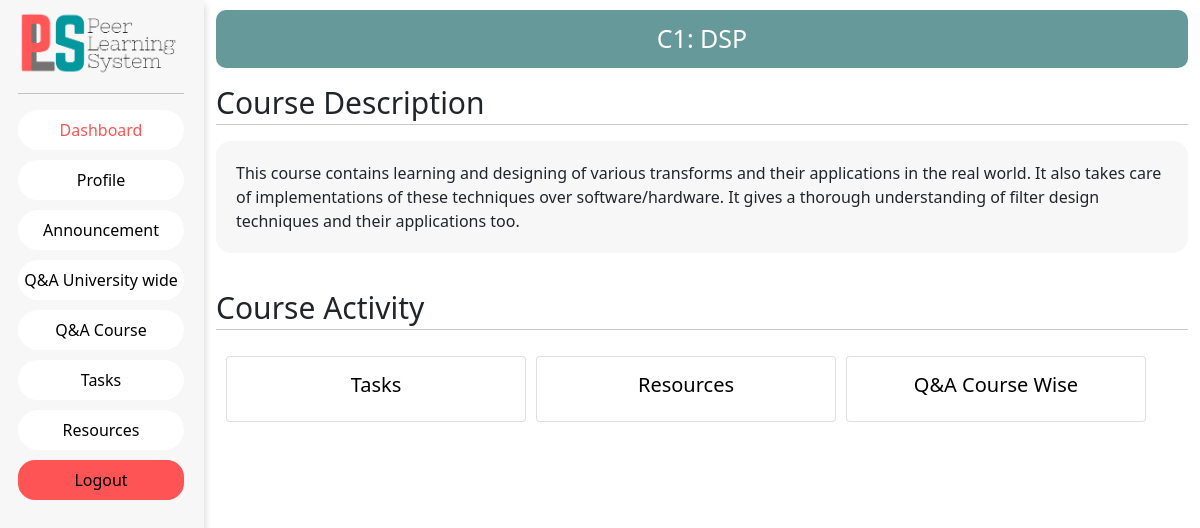
Page /user/dashboard/C1 on the committed database.
### guest/models.py (models this page shows)
class Course(models.Model):
    Id = models.CharField(max_length=6,primary_key = True)
    Name = models.CharField(max_length=100)
    Semester = models.IntegerField(max_length=2)
    Intake = models.IntegerField(max_length=4)
    School_Id = models.ForeignKey(School, on_delete=models.CASCADE)
    Programme_Id = models.ForeignKey(Programme, on_delete = models.CASCADE)
    Major_Id = models.ForeignKey(Major, on_delete=models.CASCADE)
    Discription = models.CharField(max_length=2000)

### faculty/views.py (the view)
# urls.py: path('dashboard/<slug:course_id>', views.faculty_course, name='course'),
def faculty_course(request,course_id):
    course=Course.objects.get(Id=course_id)
    context={
        'course':course
    }
    return render(request,'Course.html',context=context)

### faculty/templates/Course.html (shortened to what this page needs)
{% extends 'faculty/templates/start_base.html' %}
{% load static %}
{% block extra_css %}
<link rel="stylesheet" href="{% static 'css/course.css' %}">
{% endblock extra_css %}
{% block nav_link %}
<li class="nav-item">
    <a class="nav-link" href="{% url 'QNACourse' course.Id %}">Q&A Course</a>
</li>
<li class="nav-item">
    <a class="nav-link" href="{% url 'tasks' course.Id %}">Tasks</a>
</li>
<li class="nav-item">
    <a class="nav-link" href="{% url 'resources' course.Id %}">Resources</a>
</li>
{% endblock nav_link %}
{% block body %}
<div class="course_con">
    <div class="course_name">
        {{ course.Id }}: {{ course.Name }}
    </div>
    <div class="course_con">
        <div class="course_txt">
            Course Description
        </div>
        <hr />
        <div class="courses_desc ">
            {{ course.Discription }}
        </div>
        <div class="course_activity_txt">
            Course Activity
        </div>
        <hr />
        <div class="activity__button row row-cols-3">
            <a class="card" href="{% url 'tasks' course.Id %}">
                <div class="card-body">
                    <h5 class="card-title">Tasks</h5>
                </div>
            </a>
            <a class="card" href="{% url 'resources' course.Id %}">
                <div class="card-body">
                    <h5 class="card-title">Resources</h5>
                </div>
            </a>
            <a class="card" href="{% url 'QNACourse' course.Id %}">
                <div class="card-body">
                    <h5 class="card-title">Q&A Course Wise</h5>
                </div>
            </a>
        </div>
    </div>
</div>
{% endblock body %}

### faculty/static/css/sidebar_base.css (style rules this page uses)
body, html { margin: 0; padding: 0; }
.nav-item { background-color: white; border-radius: 30px; }
.nav-link { text-decoration: none; color: black; }
.nav-item { margin-bottom: 10px; }

### faculty/static/css/course.css (style rules this page uses)
.course_name { text-align: center; font-size: 25px; background: #669999; padding-top: 10px; padding-bottom: 10px; margin-top: 10px; color: white; border-radius: 10px; }
.course_txt, .course_activity_txt { padding-top: 30px; font-size: 30px; line-height: 10px; }
.course_activity_txt { margin-top: 20px; }
.courses_desc { background-color: #f7f7f7; padding: 20px; border-radius: 15px; }
.activity__button { padding: 10px; margin-right: 10px; margin: auto 0%; }
.card { max-width: 25vw !important; text-decoration: none !important; color: black; transition: all 0.2s ease-in; margin-right: 10px; text-align: center; margin-bottom: 20px; }

### rows in the picture
Course: Id "C1", Name "DSP", Discription "This course contains learning and designing of various transforms and their applications in the real world. It also takes care of implementations of these techniques over software/hardware. It gives a thorough understanding of filter design techniques and their applications too."
